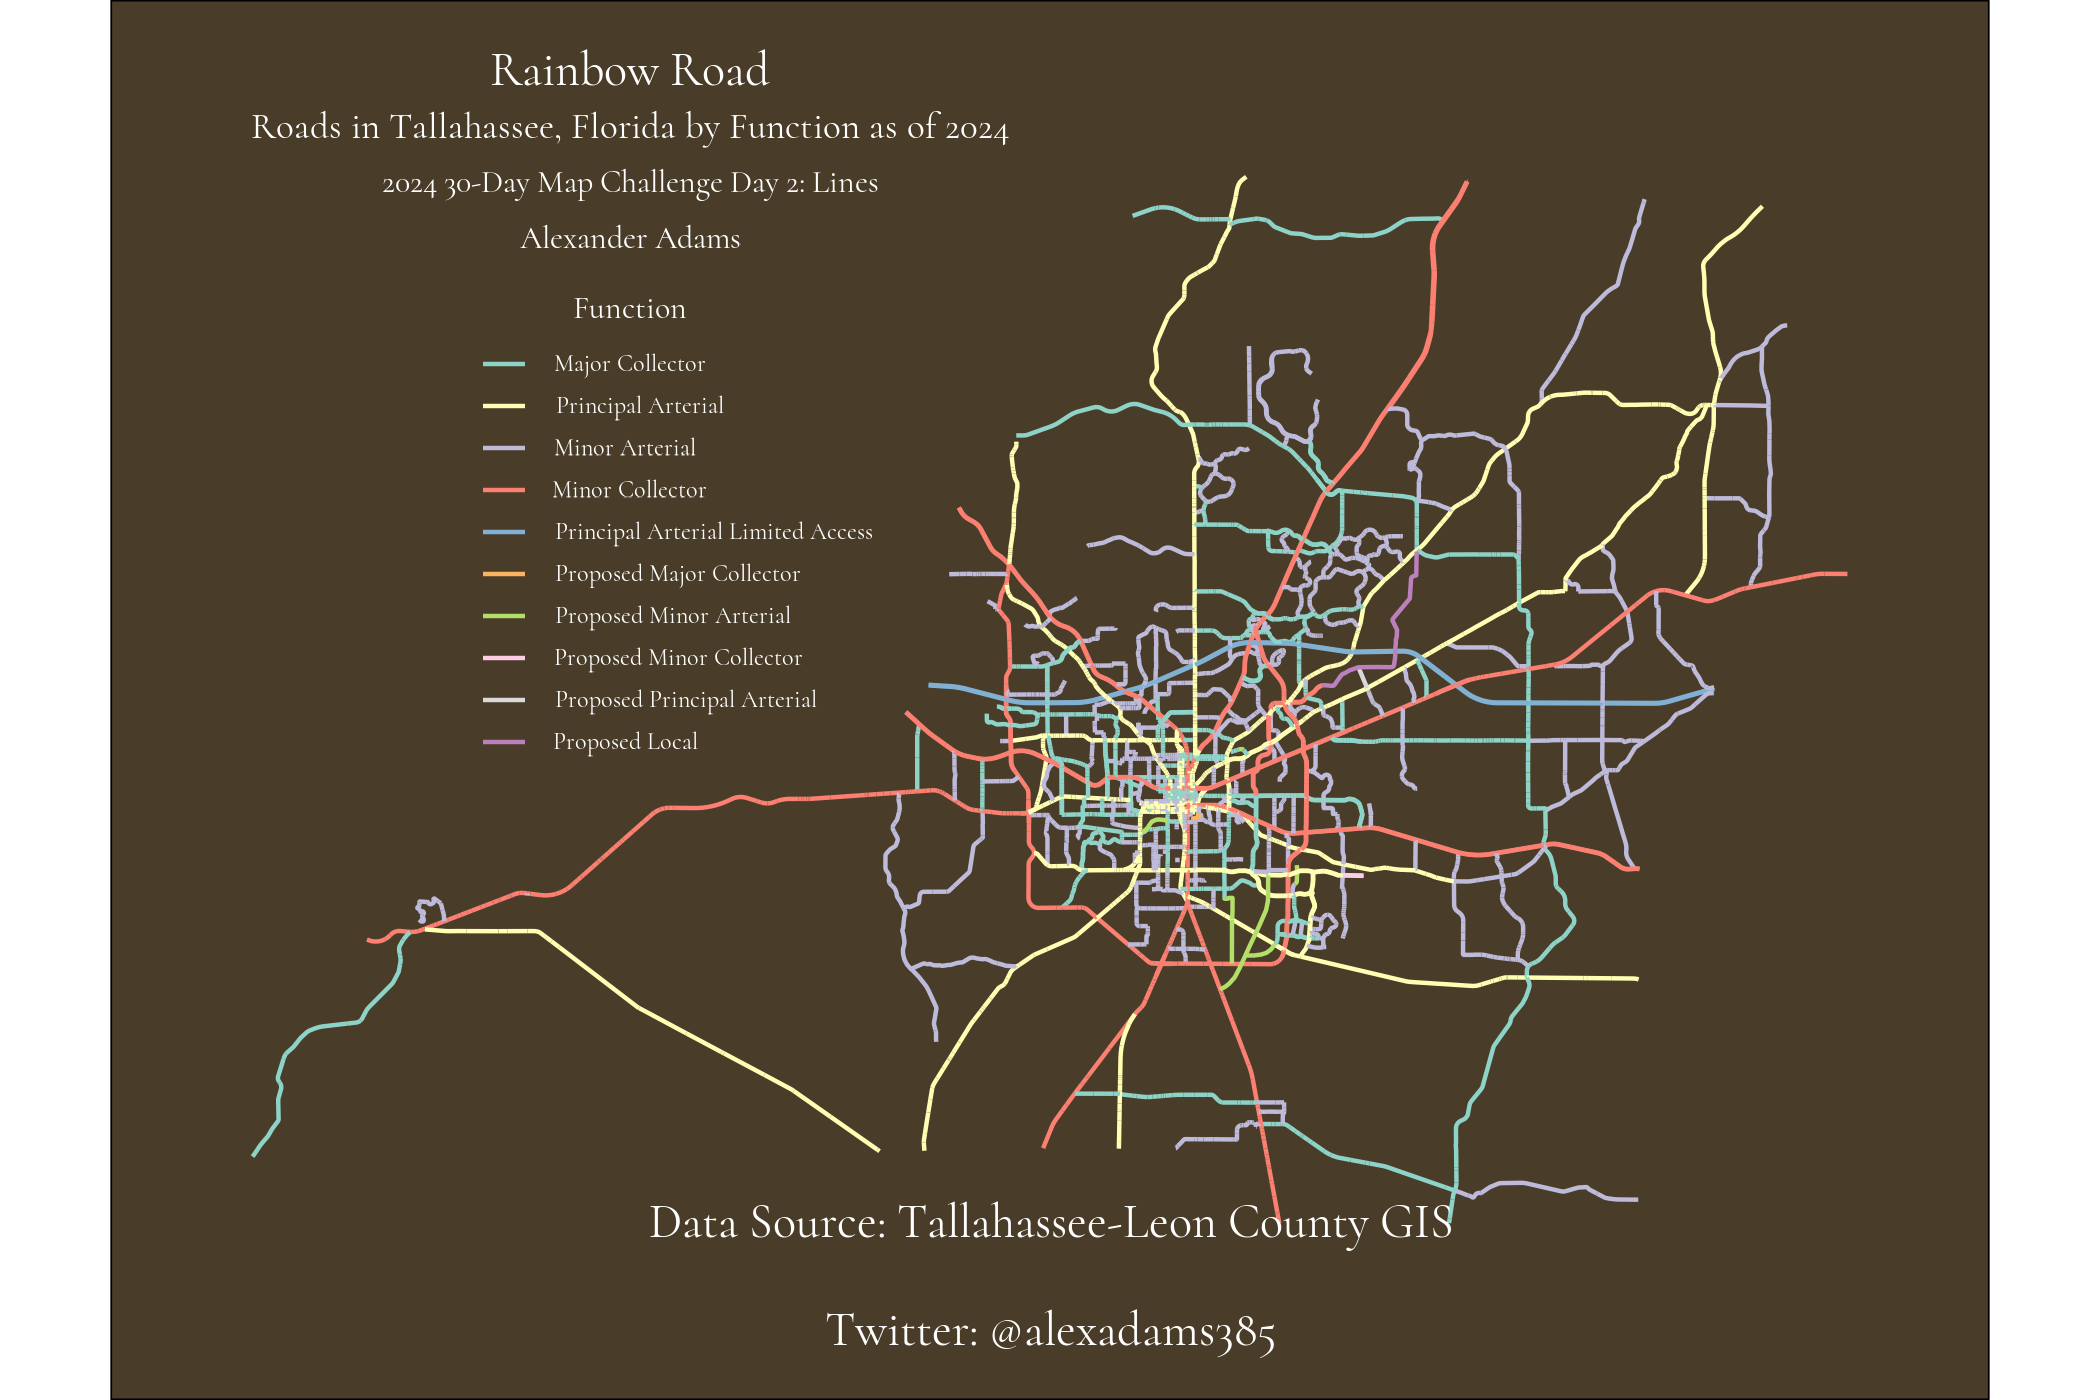

R code for this plot:

library(ggplot2)
library(sf)
library(cowplot)
library(showtext)
library(dplyr)

tlh <-
  sf::st_read("day2_lines/data/Roadway_Functional_Classification.shp")

showtext_auto()
font_add_google("Cormorant")
plotfont <- "Cormorant"

map <-
ggplot(tlh) +
  geom_sf(aes(color = FUNCTION)) +
  scale_color_manual(name = "",
                     values = RColorBrewer::brewer.pal(10, "Set3")) +
  theme_void() +
  theme(
    text = element_text(family = plotfont),
    plot.title = element_text(hjust = 0.5,
                              color = 'white',
                              size = 24),
    plot.subtitle = element_text(color = 'white',
                                 hjust = 0.5,
                                 size = 18),
    plot.background = element_rect(fill = "#493C29"),
    legend.text = element_text(color = 'white',
                               lineheight = 0.2,
                               size = 10),
    legend.title = element_text(color = 'white',
                                size = 0,
                                hjust = 0.5),
    legend.position = c(0.4, 0.62),
    plot.caption = element_text(color = 'white',
                                hjust = 0.5,
                                size = 14),
    plot.margin = margin(t = 30,
                         r = 15,
                         b = 30,
                         l = 15),
    axis.text.x = element_blank(),
    axis.text.y = element_blank(),
    axis.line = element_blank(),
    axis.ticks = element_blank()
  ) +
  guides(size = 'none') +
  guides(shape = 'none') +
  guides(color = guide_legend(ncol = 2))

legend <- cowplot::get_legend(map)

legend$widths[2] <- unit(0, "points")

map <-
  map +
  theme(legend.position = "none")

ggdraw() +
  draw_plot(map) +
  draw_text('Rainbow Road',
            x = 0.3,
            y = 0.95,
            size = 36,
            family = plotfont,
            color = 'white') +
  draw_text('Roads in Tallahassee, Florida by Function as of 2024',
            x = 0.3,
            y = 0.91,
            size = 28,
            lineheight = 0.25,
            family = plotfont,
            color = 'white') +
  draw_text('2024 30-Day Map Challenge Day 2: Lines',
            x = 0.3,
            y = 0.87,
            size = 24,
            family = plotfont,
            color = 'white') +
  draw_text("Function",
            x = 0.3,
            y = 0.78,
            size = 24,
            family = plotfont,
            color = "white")+
  draw_line(x = c(0.23,0.25),
            y = c(0.74,0.74),
            color = RColorBrewer::brewer.pal(10,"Set3")[1]) +
  draw_text(unique(tlh$FUNCTION)[1],
            x = 0.30,
            y = 0.74,
            size = 18,
            family = plotfont,
            color = "white") +
  draw_line(x = c(0.23,0.25),
            y = c(0.71,0.71),
            color = RColorBrewer::brewer.pal(10,"Set3")[2]) +
  draw_text(unique(tlh$FUNCTION)[2],
            x = 0.305,
            y = 0.71,
            size = 18,
            family = plotfont,
            color = "white") +
  draw_line(x = c(0.23,0.25),
            y = c(0.68,0.68),
            color = RColorBrewer::brewer.pal(10,"Set3")[3]) +
  draw_text(unique(tlh$FUNCTION)[3],
            x = 0.2975,
            y = 0.68,
            size = 18,
            family = plotfont,
            color = "white") +
  draw_line(x = c(0.23,0.25),
            y = c(0.65,0.65),
            color = RColorBrewer::brewer.pal(10,"Set3")[4]) +
  draw_text(unique(tlh$FUNCTION)[4],
            x = 0.3,
            y = 0.65,
            size = 18,
            family = plotfont,
            color = "white") +
  draw_line(x = c(0.23,0.25),
            y = c(0.62,0.62),
            color = RColorBrewer::brewer.pal(10,"Set3")[5]) +
  draw_text(unique(tlh$FUNCTION)[5],
            x = 0.34,
            y = 0.62,
            size = 18,
            family = plotfont,
            color = "white") +
  draw_line(x = c(0.23,0.25),
            y = c(0.59,0.59),
            color = RColorBrewer::brewer.pal(10,"Set3")[6]) +
  draw_text(unique(tlh$FUNCTION)[6],
            x = 0.323,
            y = 0.59,
            size = 18,
            family = plotfont,
            color = "white") +
  draw_line(x = c(0.23,0.25),
            y = c(0.56,0.56),
            color = RColorBrewer::brewer.pal(10,"Set3")[7]) +
  draw_text(unique(tlh$FUNCTION)[7],
            x = 0.3205,
            y = 0.56,
            size = 18,
            family = plotfont,
            color = "white") +
  draw_line(x = c(0.23,0.25),
            y = c(0.53,0.53),
            color = RColorBrewer::brewer.pal(10,"Set3")[8]) +
  draw_text(unique(tlh$FUNCTION)[8],
            x = 0.323,
            y = 0.53,
            size = 18,
            family = plotfont,
            color = "white") +
  draw_line(x = c(0.23,0.25),
            y = c(0.50,0.50),
            color = RColorBrewer::brewer.pal(10,"Set3")[9]) +
  draw_text(unique(tlh$FUNCTION)[9],
            x = 0.3265,
            y = 0.50,
            size = 18,
            family = plotfont,
            color = "white") +
  draw_line(x = c(0.23,0.25),
            y = c(0.47,0.47),
            color = RColorBrewer::brewer.pal(10,"Set3")[10]) +
  draw_text(unique(tlh$FUNCTION)[10],
            x = 0.298,
            y = 0.47,
            size = 18,
            family = plotfont,
            color = "white") +
  draw_text('Alexander Adams',
            x = 0.3,
            y = 0.83,
            size = 24,
            family = plotfont,
            color = 'white') +
  draw_text('Data Source: Tallahassee-Leon County GIS\nTwitter: @alexadams385\nGitHub: AAdams149',
            x = 0.5,
            y = 0.05,
            size = 36,
            family = plotfont,
            color = 'white',
            lineheight = 0.6)

ggsave('day2_lines/day2_lines.png', width = 2100, height = 1400, units = "px")
